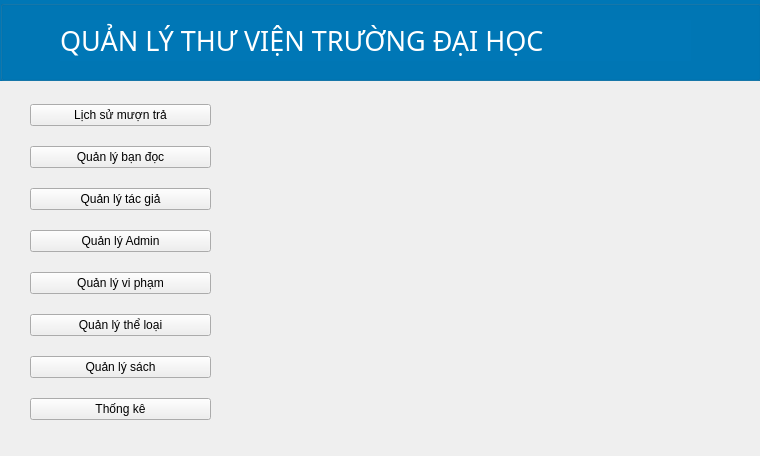
<?xml version="1.0" encoding="UTF-8"?>
<ui version="4.0">
 <class>mainWindow</class>
 <widget class="QWidget" name="mainWindow">
  <property name="geometry">
   <rect>
    <x>0</x>
    <y>0</y>
    <width>760</width>
    <height>456</height>
   </rect>
  </property>
  <property name="windowTitle">
   <string>Trang chủ</string>
  </property>
  <property name="windowIcon">
   <iconset>
    <normaloff>../icon/donga.jpg</normaloff>../icon/donga.jpg</iconset>
  </property>
  <property name="styleSheet">
   <string notr="true"/>
  </property>
  <widget class="QLabel" name="label_2">
   <property name="geometry">
    <rect>
     <x>250</x>
     <y>90</y>
     <width>461</width>
     <height>351</height>
    </rect>
   </property>
   <property name="text">
    <string/>
   </property>
   <property name="pixmap">
    <pixmap>TOTO-100-scaled.jpg</pixmap>
   </property>
   <property name="scaledContents">
    <bool>true</bool>
   </property>
  </widget>
  <widget class="QGroupBox" name="groupBox">
   <property name="geometry">
    <rect>
     <x>0</x>
     <y>0</y>
     <width>761</width>
     <height>81</height>
    </rect>
   </property>
   <property name="styleSheet">
    <string notr="true">background-color: rgba(0, 119, 182,1)

</string>
   </property>
   <property name="title">
    <string/>
   </property>
   <widget class="QLabel" name="label">
    <property name="geometry">
     <rect>
      <x>60</x>
      <y>20</y>
      <width>631</width>
      <height>41</height>
     </rect>
    </property>
    <property name="font">
     <font>
      <family>Sitka</family>
      <pointsize>20</pointsize>
     </font>
    </property>
    <property name="styleSheet">
     <string notr="true">color: white</string>
    </property>
    <property name="text">
     <string>QUẢN LÝ THƯ VIỆN TRƯỜNG ĐẠI HỌC</string>
    </property>
   </widget>
  </widget>
  <widget class="QWidget" name="">
   <property name="geometry">
    <rect>
     <x>30</x>
     <y>90</y>
     <width>181</width>
     <height>351</height>
    </rect>
   </property>
   <layout class="QVBoxLayout" name="verticalLayout">
    <item>
     <widget class="QPushButton" name="muonTra_pushButton">
      <property name="text">
       <string>Lịch sử mượn trả</string>
      </property>
     </widget>
    </item>
    <item>
     <widget class="QPushButton" name="banDoc_pushButton">
      <property name="text">
       <string>Quản lý bạn đọc</string>
      </property>
     </widget>
    </item>
    <item>
     <widget class="QPushButton" name="tacGia_pushButton">
      <property name="text">
       <string>Quản lý tác giả</string>
      </property>
     </widget>
    </item>
    <item>
     <widget class="QPushButton" name="admin_pushButton">
      <property name="text">
       <string>Quản lý Admin</string>
      </property>
     </widget>
    </item>
    <item>
     <widget class="QPushButton" name="viPham_pushButton">
      <property name="text">
       <string>Quản lý vi phạm</string>
      </property>
     </widget>
    </item>
    <item>
     <widget class="QPushButton" name="theLoai_pushButton">
      <property name="text">
       <string>Quản lý thể loại</string>
      </property>
     </widget>
    </item>
    <item>
     <widget class="QPushButton" name="sach_pushButton">
      <property name="text">
       <string>Quản lý sách</string>
      </property>
     </widget>
    </item>
    <item>
     <widget class="QPushButton" name="thongKe_pushButton">
      <property name="text">
       <string>Thống kê</string>
      </property>
     </widget>
    </item>
   </layout>
  </widget>
 </widget>
 <resources/>
 <connections/>
</ui>
